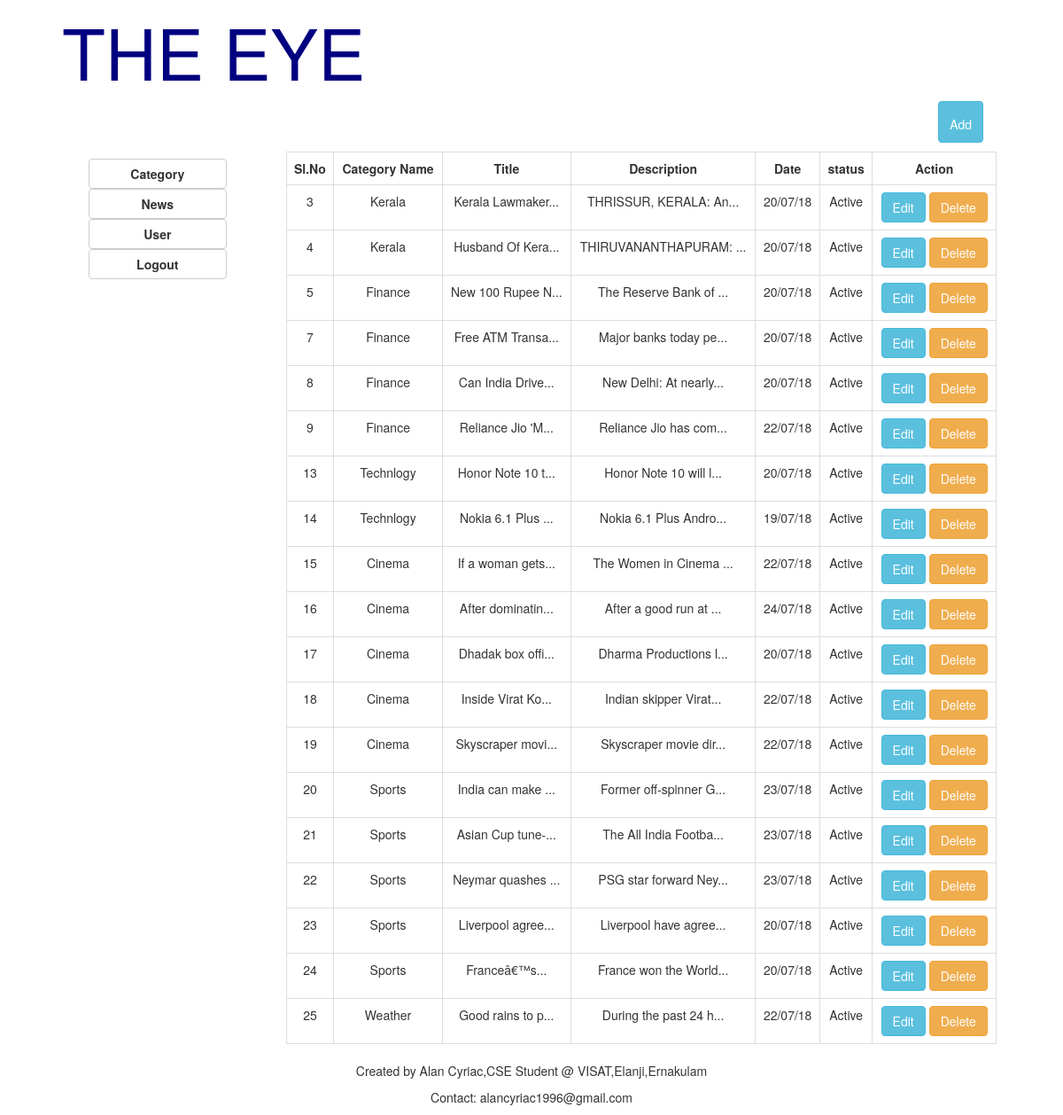
Page /news.php on the committed database.
### tables this page shows
CREATE TABLE `news` (
  `id` int(11) NOT NULL,
  `category_id` int(20) NOT NULL,
  `title` varchar(200) NOT NULL,
  `description` varchar(5000) NOT NULL,
  `date` datetime NOT NULL,
  `image` varchar(100) NOT NULL,
  `status` varchar(10) NOT NULL
);

CREATE TABLE `category` (
  `id` int(11) NOT NULL,
  `category_name` varchar(20) NOT NULL,
  `status` varchar(10) NOT NULL
);

### news.php (the view, shortened to what this page needs)
<?php
	include 'database.php';
	include 'header.php';
	include 'menu.php';
	$display="SELECT news.*,category.category_name FROM news INNER JOIN category ON news.category_id=category.id";
	$display_result=$conn->query($display);
?>
	<div class="col-sm-9">
			<div class="col-sm-12">
				<div class="row">
					<div class="col-sm-3"></div>
					<div class="col-sm-9" >
						<div class="col-sm-12">
							<div><a href="news_add.php" class="btn btn-info btn-right">Add</a></div>
						</div>
					</div>
				</div>
			</div>
			<div class="row col-sm-12">
				<div class="row">
					<table class="table table-bordered " style="text-align: center;">
						<tr>
							<th>Sl.No</th>
							<th>Category Name</th>
							<th>Title</th>
							<th class="view">Description</th>
							<th>Date</th>
							<th>status</th>
							<th>Action</th>
						</tr>
						<?php while ($row = $display_result->fetch_assoc()) { ?>
						<tr>
							<td><?php echo $row["id"]; ?></td>
							<td><?php echo $row["category_name"];?></td>
							<?php $title=$row["title"]; ?>
							<td><?php echo substr($title,0,15); ?>...</td>
							<?php $desc=$row["description"]; ?>
							<td><?php echo substr($desc,0,20); ?>...</td>
							<td><?php $date = date_create($row['date']);
									echo date_format($date,'d/m/y');
							 ?></td>
							<td><?php echo $row["status"]; ?></td>
							<th>
								<a href="news_edit.php?id=<?=$row['id']?>"  class="btn btn-info">Edit</a>
								<a href="news.php?id=<?=$row['id']?>" id="delete" class="btn btn-warning" onclick="myFunction()">Delete</a>
							</th>
						</tr>
						<?php } ?>
					</table>
			</div>
		</div>
<?php
	include 'footer.php';
 ?>

### css/css.css (style rules this page uses)
th { text-align: center; }
.btn-right { float: right; padding-bottom: 10px; padding-top: 15px; margin-bottom: 10px }

### rows in the picture
news: id "3", category.category_name "Kerala", title "Kerala Lawmaker", description "THRISSUR, KERALA: An", date "20/07/18", status "Active"
news: id "4", category.category_name "Kerala", title "Husband Of Kera", description "THIRUVANANTHAPURAM:", date "20/07/18", status "Active"
news: id "5", category.category_name "Finance", title "New 100 Rupee N", description "The Reserve Bank of", date "20/07/18", status "Active"
news: id "7", category.category_name "Finance", title "Free ATM Transa", description "Major banks today pe", date "20/07/18", status "Active"
news: id "8", category.category_name "Finance", title "Can India Drive", description "New Delhi: At nearly", date "20/07/18", status "Active"
news: id "9", category.category_name "Finance", title "Reliance Jio 'M", description "Reliance Jio has com", date "22/07/18", status "Active"
news: id "13", category.category_name "Technlogy", title "Honor Note 10 t", description "Honor Note 10 will l", date "20/07/18", status "Active"
news: id "14", category.category_name "Technlogy", title "Nokia 6.1 Plus", description "Nokia 6.1 Plus Andro", date "19/07/18", status "Active"
news: id "15", category.category_name "Cinema", title "If a woman gets", description "The Women in Cinema", date "22/07/18", status "Active"
news: id "16", category.category_name "Cinema", title "After dominatin", description "After a good run at", date "24/07/18", status "Active"
news: id "17", category.category_name "Cinema", title "Dhadak box offi", description "Dharma Productions l", date "20/07/18", status "Active"
news: id "18", category.category_name "Cinema", title "Inside Virat Ko", description "Indian skipper Virat", date "22/07/18", status "Active"
news: id "19", category.category_name "Cinema", title "Skyscraper movi", description "Skyscraper movie dir", date "22/07/18", status "Active"
news: id "20", category.category_name "Sports", title "India can make", description "Former off-spinner G", date "23/07/18", status "Active"
news: id "21", category.category_name "Sports", title "Asian Cup tune-", description "The All India Footba", date "23/07/18", status "Active"
news: id "22", category.category_name "Sports", title "Neymar quashes", description "PSG star forward Ney", date "23/07/18", status "Active"
news: id "23", category.category_name "Sports", title "Liverpool agree", description "Liverpool have agree", date "20/07/18", status "Active"
news: id "24", category.category_name "Sports", title "Franceâ€™s", description "France won the World", date "20/07/18", status "Active"
news: id "25", category.category_name "Weather", title "Good rains to p", description "During the past 24 h", date "22/07/18", status "Active"
